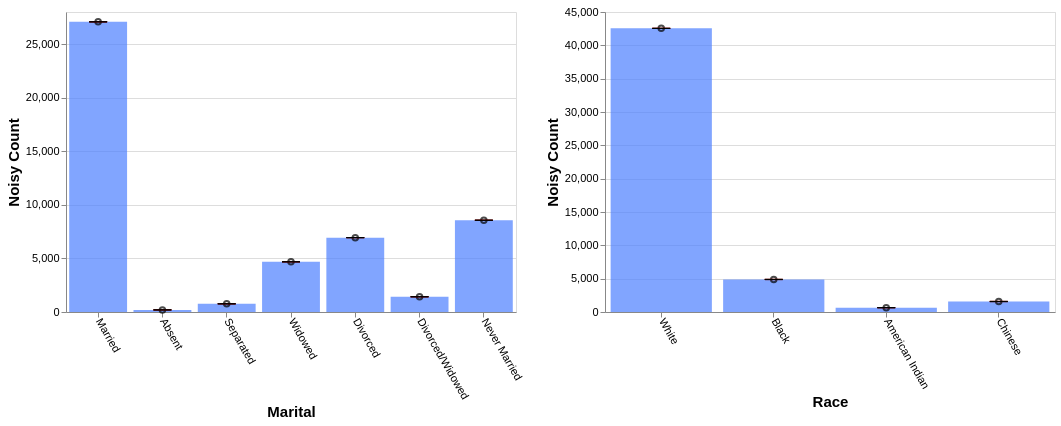

Here is the Vega-Lite specification saved for this chart:
### Vega-Lite specification from a JSON file in a GitHub repository (floating-point values rounded to 4 significant figures)
{"config": {"view": {"continuousWidth": 400, "continuousHeight": 300}, "axis": {"labelFontSize": 11, "titleFontSize": 15}, "axisBottom": {"labelAngle": 60}}, "hconcat": [{"layer": [{"mark": "bar", "encoding": {"color": {"value": "transparent"}, "tooltip": [{"aggregate": "sum", "field": "noisy_count", "title": "noisy count", "type": "quantitative"}, {"aggregate": "sum", "field": "noisy_count_prev", "title": "prev count", "type": "quantitative"}, {"aggregate": "sum", "field": "error", "title": "current error", "type": "quantitative"}, {"aggregate": "sum", "field": "error_prev", "title": "prev error", "type": "quantitative"}], "x": {"field": "marital", "sort": null, "title": "Marital", "type": "ordinal"}}, "height": 300, "selection": {"selector555": {"type": "interval", "encodings": ["x"]}}, "transform": [{"filter": {"selection": "selector556"}}], "width": 450}, {"mark": {"type": "bar", "color": "gray", "opacity": 0}, "encoding": {"x": {"field": "marital", "sort": null, "title": "Marital", "type": "ordinal"}, "y": {"aggregate": "sum", "field": "noisy_count_prev", "type": "quantitative"}}, "transform": [{"filter": {"selection": "selector556"}}]}, {"mark": {"type": "bar", "color": "#4C7FFF", "opacity": 0.7}, "encoding": {"x": {"field": "marital", "sort": null, "title": "Marital", "type": "ordinal"}, "y": {"aggregate": "sum", "field": "noisy_count", "type": "quantitative"}}, "transform": [{"filter": {"selection": "selector556"}}]}, {"mark": {"type": "point", "color": "black", "opacity": 0.7}, "encoding": {"x": {"field": "marital", "sort": null, "title": "Marital", "type": "ordinal"}, "y": {"aggregate": "sum", "field": "noisy_count", "title": "Noisy Count", "type": "quantitative"}}, "transform": [{"filter": {"selection": "selector556"}}]}, {"mark": {"type": "rule", "color": "#B6B6B6", "size": 2, "strokeDash": [3, 3]}, "encoding": {"x": {"field": "marital", "sort": null, "title": "Marital", "type": "ordinal"}, "y": {"aggregate": "sum", "field": "plus_error_prev_marital", "title": "", "type": "quantitative"}, "y2": {"aggregate": "sum", "field": "minus_error_prev_marital", "title": ""}}, "transform": [{"filter": {"selection": "selector556"}}]}, {"mark": {"type": "tick", "color": "#B90000", "size": 0, "strokeDash": [1, 1]}, "encoding": {"x": {"field": "marital", "sort": null, "title": "Marital", "type": "ordinal"}, "y": {"aggregate": "sum", "field": "plus_error_prev_marital", "type": "quantitative"}}, "transform": [{"filter": {"selection": "selector556"}}]}, {"mark": {"type": "tick", "color": "#B90000", "size": 0, "strokeDash": [3, 1]}, "encoding": {"x": {"field": "marital", "sort": null, "title": "Marital", "type": "ordinal"}, "y": {"aggregate": "sum", "field": "minus_error_prev_marital", "type": "quantitative"}}, "transform": [{"filter": {"selection": "selector556"}}]}, {"mark": {"type": "rule", "color": "black", "size": 2}, "encoding": {"x": {"field": "marital", "sort": null, "title": "Marital", "type": "ordinal"}, "y": {"aggregate": "sum", "field": "plus_error", "title": "", "type": "quantitative"}, "y2": {"aggregate": "sum", "field": "minus_error", "title": ""}}, "transform": [{"filter": {"selection": "selector556"}}]}, {"mark": {"type": "tick", "color": "black", "width": 0}, "encoding": {"x": {"field": "marital", "sort": null, "title": "Marital", "type": "ordinal"}, "y": {"aggregate": "sum", "field": "plus_error", "type": "quantitative"}}, "transform": [{"filter": {"selection": "selector556"}}]}, {"mark": {"type": "tick", "color": "black", "width": 0}, "encoding": {"x": {"field": "marital", "sort": null, "title": "Marital", "type": "ordinal"}, "y": {"aggregate": "sum", "field": "minus_error", "type": "quantitative"}}, "transform": [{"filter": {"selection": "selector556"}}]}]}, {"layer": [{"mark": "bar", "encoding": {"color": {"value": "transparent"}, "tooltip": [{"aggregate": "sum", "field": "noisy_count", "title": "noisy count", "type": "quantitative"}, {"aggregate": "sum", "field": "noisy_count_prev", "title": "prev count", "type": "quantitative"}, {"aggregate": "sum", "field": "error", "title": "current error", "type": "quantitative"}, {"aggregate": "sum", "field": "error_prev", "title": "prev error", "type": "quantitative"}], "x": {"field": "race", "sort": null, "title": "Race", "type": "ordinal"}}, "height": 300, "selection": {"selector556": {"type": "interval", "encodings": ["x"]}}, "transform": [{"filter": {"selection": "selector555"}}], "width": 450}, {"mark": {"type": "bar", "color": "gray", "opacity": 0}, "encoding": {"x": {"field": "race", "sort": null, "title": "Race", "type": "ordinal"}, "y": {"aggregate": "sum", "field": "noisy_count_prev", "type": "quantitative"}}, "transform": [{"filter": {"selection": "selector555"}}]}, {"mark": {"type": "bar", "color": "#4C7FFF", "opacity": 0.7}, "encoding": {"x": {"field": "race", "sort": null, "title": "Race", "type": "ordinal"}, "y": {"aggregate": "sum", "field": "noisy_count", "type": "quantitative"}}, "transform": [{"filter": {"selection": "selector555"}}]}, {"mark": {"type": "point", "color": "black", "opacity": 0.7}, "encoding": {"x": {"field": "race", "sort": null, "title": "Race", "type": "ordinal"}, "y": {"aggregate": "sum", "field": "noisy_count", "title": "Noisy Count", "type": "quantitative"}}, "transform": [{"filter": {"selection": "selector555"}}]}, {"mark": {"type": "rule", "color": "#B6B6B6", "size": 2, "strokeDash": [3, 3]}, "encoding": {"x": {"field": "race", "sort": null, "title": "Race", "type": "ordinal"}, "y": {"aggregate": "sum", "field": "plus_error_prev_race", "title": "", "type": "quantitative"}, "y2": {"aggregate": "sum", "field": "minus_error_prev_race", "title": ""}}, "transform": [{"filter": {"selection": "selector555"}}]}, {"mark": {"type": "tick", "color": "#B90000", "size": 0, "strokeDash": [1, 1]}, "encoding": {"x": {"field": "race", "sort": null, "title": "Race", "type": "ordinal"}, "y": {"aggregate": "sum", "field": "plus_error_prev_race", "type": "quantitative"}}, "transform": [{"filter": {"selection": "selector555"}}]}, {"mark": {"type": "tick", "color": "#B90000", "size": 0, "strokeDash": [3, 1]}, "encoding": {"x": {"field": "race", "sort": null, "title": "Race", "type": "ordinal"}, "y": {"aggregate": "sum", "field": "minus_error_prev_race", "type": "quantitative"}}, "transform": [{"filter": {"selection": "selector555"}}]}, {"mark": {"type": "rule", "color": "black", "size": 2}, "encoding": {"x": {"field": "race", "sort": null, "title": "Race", "type": "ordinal"}, "y": {"aggregate": "sum", "field": "plus_error", "title": "", "type": "quantitative"}, "y2": {"aggregate": "sum", "field": "minus_error", "title": ""}}, "transform": [{"filter": {"selection": "selector555"}}]}, {"mark": {"type": "tick", "color": "black", "width": 0}, "encoding": {"x": {"field": "race", "sort": null, "title": "Race", "type": "ordinal"}, "y": {"aggregate": "sum", "field": "plus_error", "type": "quantitative"}}, "transform": [{"filter": {"selection": "selector555"}}]}, {"mark": {"type": "tick", "color": "black", "width": 0}, "encoding": {"x": {"field": "race", "sort": null, "title": "Race", "type": "ordinal"}, "y": {"aggregate": "sum", "field": "minus_error", "type": "quantitative"}}, "transform": [{"filter": {"selection": "selector555"}}]}]}], "data": {"name": "data-9883f6acba99b01617573377ee436456"}, "$schema": "https://vega.github.io/schema/vega-lite/v4.17.0.json", "datasets": {"data-9883f6acba99b01617573377ee436456": [{"marital": "Married", "race": "White", "noisy_count": 24270.0, "true_count": 24270.0, "plus_error": 24270.0, "minus_error": 24270.0, "error": 3.1, "noisy_count_prev": 24270.0, "true_count_prev": 24270.0, "plus_error_prev": 24280.0, "minus_error_prev": 24270.0, "error_prev": 3.5, "plus_error_prev_marital": 24280.0, "minus_error_prev_marital": 24270.0, "plus_error_prev_race": 24280.0, "minus_error_prev_race": 24270.0}, {"marital": "Married", "race": "Black", "noisy_count": 1677.0, "true_count": 1667.0, "plus_error": 1680.0, "minus_error": 1673.0, "error": 3.1, "noisy_count_prev": 1676.0, "true_count_prev": 1667.0, "plus_error_prev": 1680.0, "minus_error_prev": 1673.0, "error_prev": 3.5, "plus_error_prev_marital": 1680.0, "minus_error_prev_marital": 1673.0, "plus_error_prev_race": 1680.0, "minus_error_prev_race": 1673.0}, {"marital": "Married", "race": "American Indian", "noisy_count": 271.0, "true_count": 266.0, "plus_error": 274.1, "minus_error": 267.9, "error": 3.1, "noisy_count_prev": 271.1, "true_count_prev": 266.0, "plus_error_prev": 274.6, "minus_error_prev": 267.5, "error_prev": 3.5, "plus_error_prev_marital": 274.7, "minus_error_prev_marital": 267.6, "plus_error_prev_race": 274.8, "minus_error_prev_race": 267.7}, {"marital": "Married", "race": "Chinese", "noisy_count": 862.9, "true_count": 863.0, "plus_error": 866.1, "minus_error": 859.8, "error": 3.1, "noisy_count_prev": 862.7, "true_count_prev": 863.0, "plus_error_prev": 866.2, "minus_error_prev": 859.2, "error_prev": 3.5, "plus_error_prev_marital": 866.3, "minus_error_prev_marital": 859.3, "plus_error_prev_race": 866.1, "minus_error_prev_race": 859.1}, {"marital": "Absent", "race": "White", "noisy_count": 100.8, "true_count": 94.0, "plus_error": 104.0, "minus_error": 97.7, "error": 3.1, "noisy_count_prev": 100.8, "true_count_prev": 94.0, "plus_error_prev": 104.4, "minus_error_prev": 97.3, "error_prev": 3.5, "plus_error_prev_marital": 104.7, "minus_error_prev_marital": 97.6, "plus_error_prev_race": 104.5, "minus_error_prev_race": 97.39}, {"marital": "Absent", "race": "Black", "noisy_count": 11.3, "true_count": 16.0, "plus_error": 14.4, "minus_error": 8.1, "error": 3.1, "noisy_count_prev": 11.0, "true_count_prev": 16.0, "plus_error_prev": 14.5, "minus_error_prev": 7.5, "error_prev": 3.5, "plus_error_prev_marital": 14.8, "minus_error_prev_marital": 7.8, "plus_error_prev_race": 14.54, "minus_error_prev_race": 7.543}, {"marital": "Absent", "race": "American Indian", "noisy_count": 25.8, "true_count": 0.0, "plus_error": 28.9, "minus_error": 22.6, "error": 3.1, "noisy_count_prev": 25.2, "true_count_prev": 0.0, "plus_error_prev": 28.7, "minus_error_prev": 21.6, "error_prev": 3.5, "plus_error_prev_marital": 29.0, "minus_error_prev_marital": 21.9, "plus_error_prev_race": 28.94, "minus_error_prev_race": 21.84}, {"marital": "Absent", "race": "Chinese", "noisy_count": 57.6, "true_count": 7.0, "plus_error": 60.7, "minus_error": 54.4, "error": 3.1, "noisy_count_prev": 57.3, "true_count_prev": 7.0, "plus_error_prev": 60.9, "minus_error_prev": 53.8, "error_prev": 3.5, "plus_error_prev_marital": 61.2, "minus_error_prev_marital": 54.1, "plus_error_prev_race": 60.8, "minus_error_prev_race": 53.7}, {"marital": "Separated", "race": "White", "noisy_count": 579.4, "true_count": 567.0, "plus_error": 582.5, "minus_error": 576.3, "error": 3.1, "noisy_count_prev": 578.8, "true_count_prev": 567.0, "plus_error_prev": 582.3, "minus_error_prev": 575.2, "error_prev": 3.5, "plus_error_prev_marital": 582.4, "minus_error_prev_marital": 575.4, "plus_error_prev_race": 582.4, "minus_error_prev_race": 575.3}, {"marital": "Separated", "race": "Black", "noisy_count": 88.2, "true_count": 84.0, "plus_error": 91.4, "minus_error": 85.1, "error": 3.1, "noisy_count_prev": 88.6, "true_count_prev": 84.0, "plus_error_prev": 92.2, "minus_error_prev": 85.1, "error_prev": 3.5, "plus_error_prev_marital": 92.35, "minus_error_prev_marital": 85.25, "plus_error_prev_race": 92.24, "minus_error_prev_race": 85.14}, {"marital": "Separated", "race": "American Indian", "noisy_count": 13.8, "true_count": 13.0, "plus_error": 17.0, "minus_error": 10.7, "error": 3.1, "noisy_count_prev": 13.6, "true_count_prev": 13.0, "plus_error_prev": 17.1, "minus_error_prev": 10.0, "error_prev": 3.5, "plus_error_prev_marital": 17.25, "minus_error_prev_marital": 10.15, "plus_error_prev_race": 17.34, "minus_error_prev_race": 10.24}, {"marital": "Separated", "race": "Chinese", "noisy_count": 83.0, "true_count": 47.0, "plus_error": 86.2, "minus_error": 79.9, "error": 3.1, "noisy_count_prev": 82.8, "true_count_prev": 47.0, "plus_error_prev": 86.3, "minus_error_prev": 79.2, "error_prev": 3.5, "plus_error_prev_marital": 86.45, "minus_error_prev_marital": 79.35, "plus_error_prev_race": 86.2, "minus_error_prev_race": 79.1}, {"marital": "Widowed", "race": "White", "noisy_count": 4043.0, "true_count": 4078.0, "plus_error": 4046.0, "minus_error": 4040.0, "error": 3.1, "noisy_count_prev": 4043.0, "true_count_prev": 4078.0, "plus_error_prev": 4047.0, "minus_error_prev": 4040.0, "error_prev": 3.5, "plus_error_prev_marital": 4046.0, "minus_error_prev_marital": 4040.0, "plus_error_prev_race": 4047.0, "minus_error_prev_race": 4040.0}, {"marital": "Widowed", "race": "Black", "noisy_count": 489.4, "true_count": 543.0, "plus_error": 492.6, "minus_error": 486.3, "error": 3.1, "noisy_count_prev": 490.7, "true_count_prev": 543.0, "plus_error_prev": 494.3, "minus_error_prev": 487.2, "error_prev": 3.5, "plus_error_prev_marital": 493.9, "minus_error_prev_marital": 486.8, "plus_error_prev_race": 494.3, "minus_error_prev_race": 487.2}, {"marital": "Widowed", "race": "American Indian", "noisy_count": 55.2, "true_count": 35.0, "plus_error": 58.3, "minus_error": 52.0, "error": 3.1, "noisy_count_prev": 55.0, "true_count_prev": 35.0, "plus_error_prev": 58.5, "minus_error_prev": 51.4, "error_prev": 3.5, "plus_error_prev_marital": 58.1, "minus_error_prev_marital": 51.0, "plus_error_prev_race": 58.74, "minus_error_prev_race": 51.64}, {"marital": "Widowed", "race": "Chinese", "noisy_count": 95.8, "true_count": 77.0, "plus_error": 99.0, "minus_error": 92.7, "error": 3.1, "noisy_count_prev": 96.2, "true_count_prev": 77.0, "plus_error_prev": 99.7, "minus_error_prev": 92.6, "error_prev": 3.5, "plus_error_prev_marital": 99.3, "minus_error_prev_marital": 92.2, "plus_error_prev_race": 99.6, "minus_error_prev_race": 92.5}, {"marital": "Divorced", "race": "White", "noisy_count": 5960.0, "true_count": 5901.0, "plus_error": 5963.0, "minus_error": 5956.0, "error": 3.1, "noisy_count_prev": 5959.0, "true_count_prev": 5901.0, "plus_error_prev": 5963.0, "minus_error_prev": 5956.0, "error_prev": 3.5, "plus_error_prev_marital": 5963.0, "minus_error_prev_marital": 5956.0, "plus_error_prev_race": 5963.0, "minus_error_prev_race": 5956.0}, {"marital": "Divorced", "race": "Black", "noisy_count": 766.5, "true_count": 750.0, "plus_error": 769.6, "minus_error": 763.3, "error": 3.1, "noisy_count_prev": 766.2, "true_count_prev": 750.0, "plus_error_prev": 769.8, "minus_error_prev": 762.7, "error_prev": 3.5, "plus_error_prev_marital": 770.1, "minus_error_prev_marital": 763.0, "plus_error_prev_race": 769.8, "minus_error_prev_race": 762.7}, {"marital": "Divorced", "race": "American Indian", "noisy_count": 90.6, "true_count": 94.0, "plus_error": 93.8, "minus_error": 87.5, "error": 3.1, "noisy_count_prev": 90.4, "true_count_prev": 94.0, "plus_error_prev": 94.0, "minus_error_prev": 86.9, "error_prev": 3.5, "plus_error_prev_marital": 94.25, "minus_error_prev_marital": 87.15, "plus_error_prev_race": 94.24, "minus_error_prev_race": 87.14}, {"marital": "Divorced", "race": "Chinese", "noisy_count": 122.7, "true_count": 105.0, "plus_error": 125.8, "minus_error": 119.5, "error": 3.1, "noisy_count_prev": 122.8, "true_count_prev": 105.0, "plus_error_prev": 126.4, "minus_error_prev": 119.3, "error_prev": 3.5, "plus_error_prev_marital": 126.7, "minus_error_prev_marital": 119.6, "plus_error_prev_race": 126.3, "minus_error_prev_race": 119.2}, {"marital": "Divorced/Widowed", "race": "White", "noisy_count": 1012.0, "true_count": 1005.0, "plus_error": 1015.0, "minus_error": 1009.0, "error": 3.1, "noisy_count_prev": 1012.0, "true_count_prev": 1005.0, "plus_error_prev": 1016.0, "minus_error_prev": 1009.0, "error_prev": 3.5, "plus_error_prev_marital": 1016.0, "minus_error_prev_marital": 1009.0, "plus_error_prev_race": 1016.0, "minus_error_prev_race": 1009.0}, {"marital": "Divorced/Widowed", "race": "Black", "noisy_count": 314.5, "true_count": 344.0, "plus_error": 317.6, "minus_error": 311.3, "error": 3.1, "noisy_count_prev": 313.9, "true_count_prev": 344.0, "plus_error_prev": 317.4, "minus_error_prev": 310.3, "error_prev": 3.5, "plus_error_prev_marital": 317.7, "minus_error_prev_marital": 310.6, "plus_error_prev_race": 317.4, "minus_error_prev_race": 310.3}, {"marital": "Divorced/Widowed", "race": "American Indian", "noisy_count": 62.2, "true_count": 21.0, "plus_error": 65.3, "minus_error": 59.0, "error": 3.1, "noisy_count_prev": 61.8, "true_count_prev": 21.0, "plus_error_prev": 65.4, "minus_error_prev": 58.3, "error_prev": 3.5, "plus_error_prev_marital": 65.68, "minus_error_prev_marital": 58.58, "plus_error_prev_race": 65.64, "minus_error_prev_race": 58.54}, {"marital": "Divorced/Widowed", "race": "Chinese", "noisy_count": 32.8, "true_count": 33.0, "plus_error": 36.0, "minus_error": 29.7, "error": 3.1, "noisy_count_prev": 32.7, "true_count_prev": 33.0, "plus_error_prev": 36.2, "minus_error_prev": 29.1, "error_prev": 3.5, "plus_error_prev_marital": 36.48, "minus_error_prev_marital": 29.38, "plus_error_prev_race": 36.1, "minus_error_prev_race": 29.0}, {"marital": "Never Married", "race": "White", "noisy_count": 6581.0, "true_count": 6590.0, "plus_error": 6584.0, "minus_error": 6578.0, "error": 3.1, "noisy_count_prev": 6581.0, "true_count_prev": 6590.0, "plus_error_prev": 6585.0, "minus_error_prev": 6578.0, "error_prev": 3.5, "plus_error_prev_marital": 6584.0, "minus_error_prev_marital": 6577.0, "plus_error_prev_race": 6585.0, "minus_error_prev_race": 6578.0}, {"marital": "Never Married", "race": "Black", "noisy_count": 1536.0, "true_count": 1525.0, "plus_error": 1539.0, "minus_error": 1533.0, "error": 3.1, "noisy_count_prev": 1535.0, "true_count_prev": 1525.0, "plus_error_prev": 1539.0, "minus_error_prev": 1532.0, "error_prev": 3.5, "plus_error_prev_marital": 1539.0, "minus_error_prev_marital": 1532.0, "plus_error_prev_race": 1539.0, "minus_error_prev_race": 1532.0}, {"marital": "Never Married", "race": "American Indian", "noisy_count": 128.4, "true_count": 132.0, "plus_error": 131.6, "minus_error": 125.3, "error": 3.1, "noisy_count_prev": 128.2, "true_count_prev": 132.0, "plus_error_prev": 131.8, "minus_error_prev": 124.7, "error_prev": 3.5, "plus_error_prev_marital": 131.6, "minus_error_prev_marital": 124.5, "plus_error_prev_race": 132.0, "minus_error_prev_race": 124.9}, {"marital": "Never Married", "race": "Chinese", "noisy_count": 320.7, "true_count": 310.0, "plus_error": 323.9, "minus_error": 317.6, "error": 3.1, "noisy_count_prev": 321.7, "true_count_prev": 310.0, "plus_error_prev": 325.2, "minus_error_prev": 318.1, "error_prev": 3.5, "plus_error_prev_marital": 325.0, "minus_error_prev_marital": 317.9, "plus_error_prev_race": 325.1, "minus_error_prev_race": 318.0}]}}
